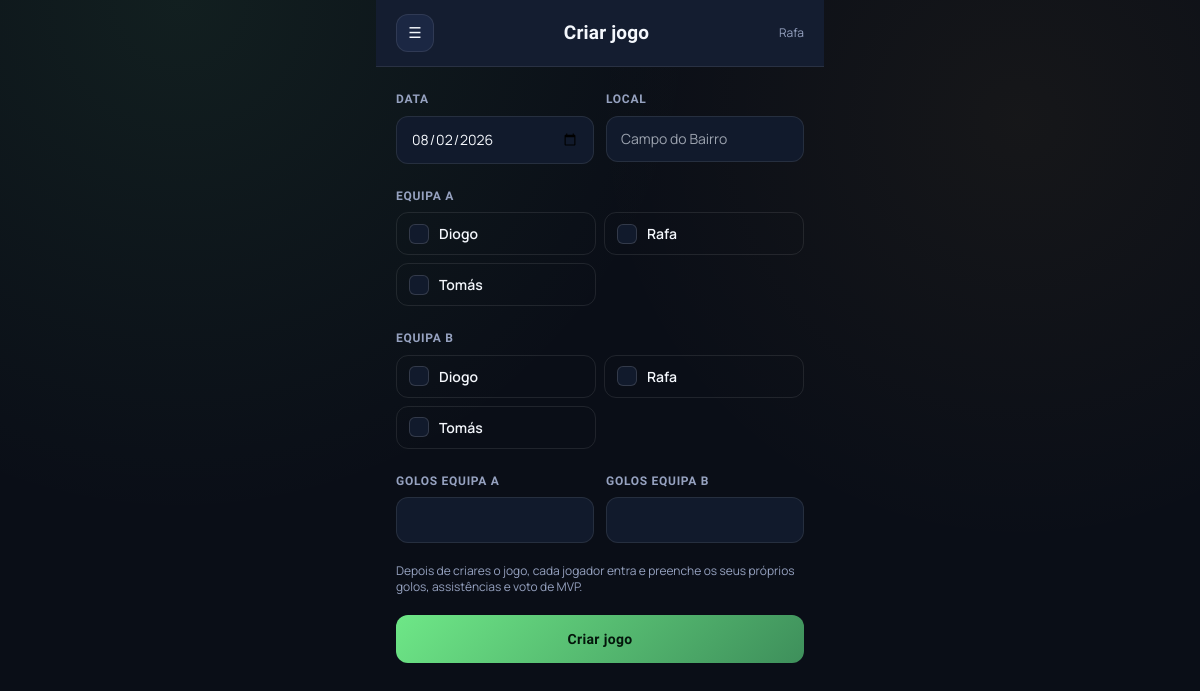
The app's page /jogos/novo (signed in) with its own data.
### tables this page shows
CREATE TABLE users (
    id INTEGER PRIMARY KEY AUTOINCREMENT,
    username TEXT NOT NULL UNIQUE,
    password_hash TEXT NOT NULL,
    nickname TEXT NOT NULL,
    preferred_foot TEXT CHECK(preferred_foot IN ('esquerdo', 'direito', 'ambidestro')),
    favorite_player_name TEXT,
    favorite_player_image_url TEXT,
    -- Ajuste de enquadramento da foto do jogador dentro do quadrado (editor em Definições).
    favorite_player_image_zoom REAL NOT NULL DEFAULT 1.0,
    favorite_player_image_pos_x REAL NOT NULL DEFAULT 50,
    favorite_player_image_pos_y REAL NOT NULL DEFAULT 50,
    favorite_team_name TEXT,
    favorite_team_logo_url TEXT,
    favorite_team_logo_zoom REAL NOT NULL DEFAULT 1.0,
    favorite_team_logo_pos_x REAL NOT NULL DEFAULT 50,
    favorite_team_logo_pos_y REAL NOT NULL DEFAULT 50,
    -- Overall persiste aqui porque é cumulativo (sobe/desce jogo a jogo);
    -- não é recalculado do zero a partir do histórico, é atualizado incrementalmente.
    overall REAL NOT NULL DEFAULT 75,
    created_at TIMESTAMP DEFAULT CURRENT_TIMESTAMP
);

### matches.py (the view, shortened to what this page needs)
@bp.route("/novo", methods=["GET", "POST"])
@login_required
def novo():
    db = get_db()
    users = db.execute("SELECT * FROM users ORDER BY nickname").fetchall()
    return render_template(
        "matches/novo.html", users=users, form={"match_date": date.today().isoformat()},
        team_a_ids=set(), team_b_ids=set(),
    )

### app.py (called while the page is built)
def create_app():
    app = Flask(__name__)
    app.config.from_object("config.Config")
    database.init_app(app)
    login_manager = LoginManager()
    login_manager.login_view = "auth.login"
    login_manager.login_message = "Entra para veres o dashboard."
    login_manager.init_app(app)
    @login_manager.user_loader
    def load_user(user_id):
        return User.get(user_id)
    import auth
    import comparar
    import dashboard
    import matches
    import profile
    import records
    import settings
    app.register_blueprint(auth.bp)
    app.register_blueprint(dashboard.bp)
    app.register_blueprint(matches.bp)
    app.register_blueprint(profile.bp)
    app.register_blueprint(records.bp)
    app.register_blueprint(comparar.bp)
    app.register_blueprint(settings.bp)
    return app

### database.py (called while the page is built)
def get_db():
    if "db" not in g:
        g.db = sqlite3.connect(
            current_app.config["DATABASE"],
            detect_types=sqlite3.PARSE_DECLTYPES,
        )
        g.db.row_factory = sqlite3.Row
        g.db.execute("PRAGMA foreign_keys = ON")
    return g.db

### models.py (called while the page is built)
    def __getattr__(self, item):
        try:
            return self.row[item]
        except (IndexError, KeyError):
            raise AttributeError(item)

    @staticmethod
    def get(user_id):
        db = get_db()
        row = db.execute("SELECT * FROM users WHERE id = ?", (user_id,)).fetchone()
        return User(row) if row else None

### templates/matches/novo.html (shortened to what this page needs)
{% extends "base_app.html" %}
{% block page_title %}Criar jogo{% endblock %}
{% block app_content %}
<form method="POST" class="px-5 pt-5 flex flex-col gap-5 pb-10">
  <div class="grid grid-cols-2 gap-3">
    <div>
      <label class="field-label">Data</label>
      <input type="date" name="match_date" value="{{ form.get('match_date', '') }}" class="w-full mt-1.5 px-3.5 py-3 rounded-xl text-sm">
    </div>
    <div>
      <label class="field-label">Local</label>
      <input type="text" name="location" value="{{ form.get('location', '') }}" placeholder="Campo do Bairro" class="w-full mt-1.5 px-3.5 py-3 rounded-xl text-sm">
    </div>
  </div>
  <div>
    <label class="field-label">Equipa A</label>
    <div class="grid grid-cols-2 gap-2 mt-1.5">
      {% for u in users %}
      <label class="roster-pill {{ 'checked' if u.id in team_a_ids }}">
        <span class="check-box">✓</span>
        {{ u.nickname }}
      </label>
      {% endfor %}
    </div>
  </div>
  <div>
    <label class="field-label">Equipa B</label>
    <div class="grid grid-cols-2 gap-2 mt-1.5">
      {% for u in users %}
      <label class="roster-pill {{ 'checked' if u.id in team_b_ids }}">
        <span class="check-box">✓</span>
        {{ u.nickname }}
      </label>
      {% endfor %}
    </div>
  </div>
  <div class="grid grid-cols-2 gap-3">
    <div>
      <label class="field-label">Golos equipa A</label>
      <input type="number" min="0" name="team_a_score" value="{{ form.get('team_a_score', '') }}" class="w-full mt-1.5 px-3.5 py-3 rounded-xl text-sm">
    </div>
    <div>
      <label class="field-label">Golos equipa B</label>
      <input type="number" min="0" name="team_b_score" value="{{ form.get('team_b_score', '') }}" class="w-full mt-1.5 px-3.5 py-3 rounded-xl text-sm">
    </div>
  </div>
  <div class="text-xs" style="color:var(--text-muted)">
    Depois de criares o jogo, cada jogador entra e preenche os seus próprios golos, assistências e voto de MVP.
  </div>
  <button type="submit" class="btn-primary py-3.5 rounded-xl text-sm tracking-wide">Criar jogo</button>
</form>
{% endblock %}

### templates/base_app.html (shortened to what this page needs)
{% extends "base.html" %}
{% block content %}
<div class="max-w-md mx-auto min-h-screen flex flex-col pb-10">
  <header class="topbar flex items-center justify-between px-5 py-3.5 sticky top-0 z-30">
    <button class="icon-btn" id="openDrawer" aria-label="Abrir menu">☰</button>
    <span class="section-title">{% block page_title %}{% endblock %}</span>
    <span class="text-xs font-600" style="color:var(--text-muted)">{{ current_user.nickname }}</span>
  </header>
  <main class="flex-1">
    {% block app_content %}{% endblock %}
  </main>
</div>
{% endblock %}

### static/css/theme.css (style rules this page uses)
:root { --bg-primary:#0A0E17; --bg-surface:#141D30; --bg-surface-2:#1B2743; --bg-input:#111A2C; --accent-turf:#6EE787; --accent-turf-dim:#3E8F5B; --accent-gold:#F5B942; --accent-danger:#FF6B6B; --text-primary:#F4F7FC; --text-muted:#96A2C0; --border-glass:rgba(255,255,255,0.09); --border-strong:rgba(255,255,255,0.14); --shadow-card:0 12px 30px -12px rgba(0,0,0,0.5); }
* { box-sizing:border-box; }
html { background:var(--bg-primary); }
body { background: radial-gradient(circle at 15% 0%, rgba(110,231,135,0.08), transparent 40%), radial-gradient(circle at 85% 15%, rgba(245,185,66,0.05), transparent 35%), var(--bg-primary); color:var(--text-primary); font-family:'Manrope',sans-serif; font-size:15px; line-height:1.5; -webkit-font-smoothing:antialiased; transition:background-color .2s ease, color .2s ease; }
.section-title { font-family:'Rajdhani',sans-serif; font-weight:700; font-size:19px; letter-spacing:.01em; }
input[type=text], input[type=password], input[type=date], input[type=number], select { background:var(--bg-input); border:1px solid var(--border-glass); color:var(--text-primary); transition:border-color .15s ease, box-shadow .15s ease; }
input::placeholder { color:var(--text-muted); opacity:.7; }
label.field-label { font-family:'Rajdhani',sans-serif; font-weight:600; font-size:12px; letter-spacing:.06em; text-transform:uppercase; color:var(--text-muted); }
.btn-primary { background:linear-gradient(135deg, var(--accent-turf), var(--accent-turf-dim)); color:#04160B; font-family:'Rajdhani',sans-serif; font-weight:700; transition:transform .12s ease, filter .15s ease; }
.topbar { background:var(--bg-surface); border-bottom:1px solid var(--border-glass); }
.icon-btn { width:38px; height:38px; border-radius:12px; display:flex; align-items:center; justify-content:center; background:var(--bg-surface-2); border:1px solid var(--border-glass); color:var(--text-primary); transition:transform .12s ease, border-color .15s ease; }
.roster-pill { display:flex; align-items:center; gap:10px; border:1px solid var(--border-glass); border-radius:12px; padding:10px 12px; cursor:pointer; transition:border-color .15s ease, background .15s ease; font-size:14px; font-weight:600; }
.check-box { width:20px; height:20px; border-radius:6px; flex-shrink:0; border:1.5px solid var(--border-strong); background:var(--bg-input); display:inline-flex; align-items:center; justify-content:center; font-size:12px; font-weight:700; color:transparent; transition:all .15s ease; }

### records on screen
users: nickname "Rafa"
users: nickname "Diogo"
users: nickname "Tomás"
